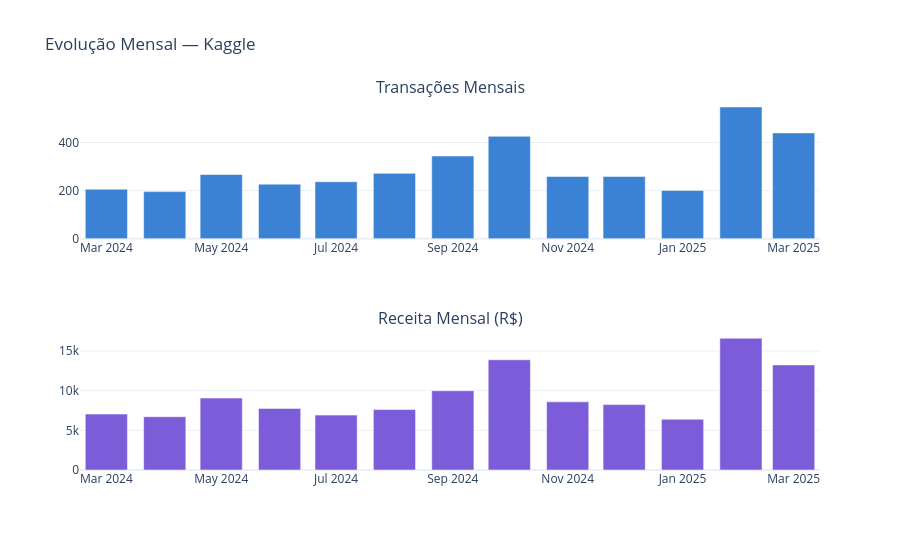

This figure's notebook cell:
### Code cell
# ── 3.3  Vendas por mês ───────────────────────────────────────────────────────

monthly = (
    df.groupby(['year', 'month'])['money']
    .agg(transactions='count', revenue='sum')
    .reset_index()
)
monthly['period'] = monthly.apply(
    lambda r: f"{int(r['year'])}-{int(r['month']):02d}", axis=1
)

fig_monthly = make_subplots(rows=2, cols=1,
    subplot_titles=('Transações Mensais', 'Receita Mensal (R$)'))

fig_monthly.add_trace(
    go.Bar(x=monthly['period'], y=monthly['transactions'], marker_color='#3b82d4', name='Transações'),
    row=1, col=1,
)
fig_monthly.add_trace(
    go.Bar(x=monthly['period'], y=monthly['revenue'].round(0), marker_color='#7c5cd8', name='Receita'),
    row=2, col=1,
)
fig_monthly.update_layout(
    title_text=f'Evolução Mensal — Kaggle',
    template='plotly_white',
    height=550,
    showlegend=False,
)
fig_monthly.show()

### Figure 1 — Plotly figure (JSON) as saved in the notebook; plotly's stock layout.template omitted (floating-point values rounded to 4 significant figures)
{"data": [{"marker": {"color": "#3b82d4"}, "name": "Transações", "type": "bar", "x": ["2024-03", "2024-04", "2024-05", "2024-06", "2024-07", "2024-08", "2024-09", "2024-10", "2024-11", "2024-12", "2025-01", "2025-02", "2025-03"], "xaxis": "x", "y": [206, 196, 267, 227, 237, 272, 344, 426, 259, 259, 201, 548, 440], "yaxis": "y"}, {"marker": {"color": "#7c5cd8"}, "name": "Receita", "type": "bar", "x": ["2024-03", "2024-04", "2024-05", "2024-06", "2024-07", "2024-08", "2024-09", "2024-10", "2024-11", "2024-12", "2025-01", "2025-02", "2025-03"], "xaxis": "x2", "y": [7050.0, 6721.0, 9063.0, 7759.0, 6916.0, 7614.0, 9989.0, 13890.0, 8591.0, 8238.0, 6399.0, 16610.0, 13240.0], "yaxis": "y2"}], "layout": {"annotations": [{"font": {"size": 16}, "showarrow": false, "text": "Transações Mensais", "x": 0.5, "xanchor": "center", "xref": "paper", "y": 1, "yanchor": "bottom", "yref": "paper"}, {"font": {"size": 16}, "showarrow": false, "text": "Receita Mensal (R$)", "x": 0.5, "xanchor": "center", "xref": "paper", "y": 0.375, "yanchor": "bottom", "yref": "paper"}], "height": 550, "showlegend": false, "title": {"text": "Evolução Mensal — Kaggle"}, "xaxis": {"anchor": "y", "domain": [0, 1]}, "xaxis2": {"anchor": "y2", "domain": [0, 1]}, "yaxis": {"anchor": "x", "domain": [0.625, 1]}, "yaxis2": {"anchor": "x2", "domain": [0, 0.375]}}}
